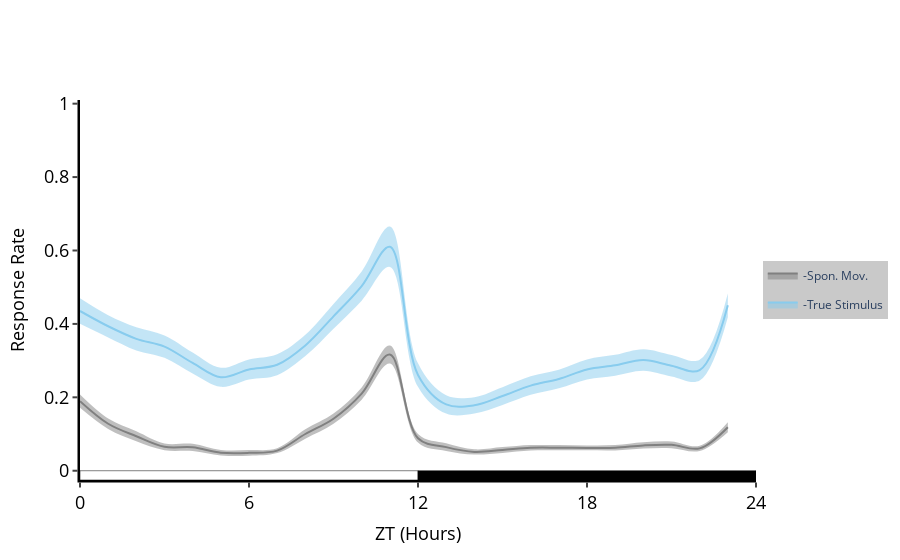

The notebook cell this image was saved under:
### Code cell
f = pdfp.plot_response_overtime(wrapped = True)#, facet_col='machine_name')
f.show()

### Figure 1 — Plotly figure (JSON) as saved in the notebook; plotly's stock layout.template omitted (floating-point values rounded to 4 significant figures)
{"data": [{"legendgroup": "-Spon. Mov.", "line": {"shape": "spline", "width": 0}, "marker": {"color": "#444"}, "mode": "lines", "showlegend": false, "type": "scatter", "x": [0, 1, 2, 3, 4, 5, 6, 7, 8, 9, 10, 11, 12, 13, 14, 15, 16, 17, 18, 19, 20, 21, 22, 23], "y": [0.2077, 0.1421, 0.1074, 0.07431, 0.07369, 0.05656, 0.05641, 0.06126, 0.1128, 0.1556, 0.2268, 0.3409, 0.1002, 0.07481, 0.0584, 0.06437, 0.07001, 0.06981, 0.06894, 0.06996, 0.07757, 0.07979, 0.06803, 0.1323]}, {"fill": "tonexty", "legendgroup": "-Spon. Mov.", "line": {"color": "grey", "shape": "spline"}, "mode": "lines", "name": "-Spon. Mov.", "type": "scatter", "x": [0, 1, 2, 3, 4, 5, 6, 7, 8, 9, 10, 11, 12, 13, 14, 15, 16, 17, 18, 19, 20, 21, 22, 23], "y": [0.1896, 0.1279, 0.09395, 0.06517, 0.0637, 0.04915, 0.04872, 0.05464, 0.1001, 0.1418, 0.2101, 0.3164, 0.08841, 0.06428, 0.05123, 0.05648, 0.06251, 0.0627, 0.06224, 0.06261, 0.06906, 0.07056, 0.06089, 0.1186]}, {"fill": "tonexty", "legendgroup": "-Spon. Mov.", "line": {"shape": "spline", "width": 0}, "marker": {"color": "grey"}, "mode": "lines", "showlegend": false, "type": "scatter", "x": [0, 1, 2, 3, 4, 5, 6, 7, 8, 9, 10, 11, 12, 13, 14, 15, 16, 17, 18, 19, 20, 21, 22, 23], "y": [0.1714, 0.1138, 0.08045, 0.05604, 0.05372, 0.04173, 0.04103, 0.04802, 0.08737, 0.1279, 0.1935, 0.2919, 0.07665, 0.05375, 0.04407, 0.04859, 0.05502, 0.05559, 0.05554, 0.05526, 0.06055, 0.06132, 0.05376, 0.1049]}, {"legendgroup": "-True Stimulus", "line": {"shape": "spline", "width": 0}, "marker": {"color": "#444"}, "mode": "lines", "showlegend": false, "type": "scatter", "x": [0, 1, 2, 3, 4, 5, 6, 7, 8, 9, 10, 11, 12, 13, 14, 15, 16, 17, 18, 19, 20, 21, 22, 23], "y": [0.47, 0.4239, 0.3908, 0.3686, 0.3222, 0.2807, 0.3033, 0.3173, 0.3706, 0.4545, 0.5428, 0.6652, 0.2926, 0.2054, 0.2004, 0.2276, 0.2571, 0.2754, 0.3031, 0.3157, 0.331, 0.3155, 0.3025, 0.4832]}, {"fill": "tonexty", "legendgroup": "-True Stimulus", "line": {"color": "rgb(136, 204, 238)", "shape": "spline"}, "mode": "lines", "name": "-True Stimulus", "type": "scatter", "x": [0, 1, 2, 3, 4, 5, 6, 7, 8, 9, 10, 11, 12, 13, 14, 15, 16, 17, 18, 19, 20, 21, 22, 23], "y": [0.4352, 0.3936, 0.3593, 0.3381, 0.2935, 0.2546, 0.276, 0.2888, 0.3415, 0.4206, 0.5031, 0.6103, 0.2609, 0.1806, 0.1782, 0.2035, 0.2319, 0.25, 0.2759, 0.2873, 0.3016, 0.2862, 0.274, 0.4507]}, {"fill": "tonexty", "legendgroup": "-True Stimulus", "line": {"shape": "spline", "width": 0}, "marker": {"color": "rgb(136, 204, 238)"}, "mode": "lines", "showlegend": false, "type": "scatter", "x": [0, 1, 2, 3, 4, 5, 6, 7, 8, 9, 10, 11, 12, 13, 14, 15, 16, 17, 18, 19, 20, 21, 22, 23], "y": [0.4003, 0.3633, 0.3279, 0.3077, 0.2649, 0.2286, 0.2487, 0.2603, 0.3123, 0.3867, 0.4634, 0.5554, 0.2291, 0.1558, 0.156, 0.1793, 0.2067, 0.2246, 0.2486, 0.259, 0.2722, 0.2569, 0.2455, 0.4182]}], "layout": {"legend": {"bgcolor": "rgba(201, 201, 201, 1)", "bordercolor": "grey", "font": {"size": 12}, "x": 1.01, "y": 0.5}, "plot_bgcolor": "white", "shapes": [{"fillcolor": "white", "line": {"color": "black", "width": 0.5}, "type": "rect", "x0": 0, "x1": 12, "y0": 0, "y1": -0.02525}, {"fillcolor": "black", "line": {"color": "black", "width": 0.5}, "type": "rect", "x0": 12, "x1": 24, "y0": 0, "y1": -0.02525}], "title": {"text": ""}, "xaxis": {"dtick": 6, "linecolor": "black", "linewidth": 2.5, "range": [0, 24], "showgrid": false, "tick0": 0, "tickfont": {"color": "black", "size": 18}, "ticks": "outside", "tickwidth": 2, "title": {"font": {"color": "black", "size": 18}, "text": "ZT (Hours)"}, "type": "-", "zeroline": false}, "yaxis": {"dtick": 0.2, "linecolor": "black", "linewidth": 2.5, "range": [-0.02525, 1.01], "rangemode": "tozero", "showgrid": false, "tick0": 0, "tickfont": {"color": "black", "size": 18}, "ticks": "outside", "tickwidth": 2, "title": {"font": {"color": "black", "size": 18}, "text": "Response Rate"}, "type": "-", "zeroline": false}}}
